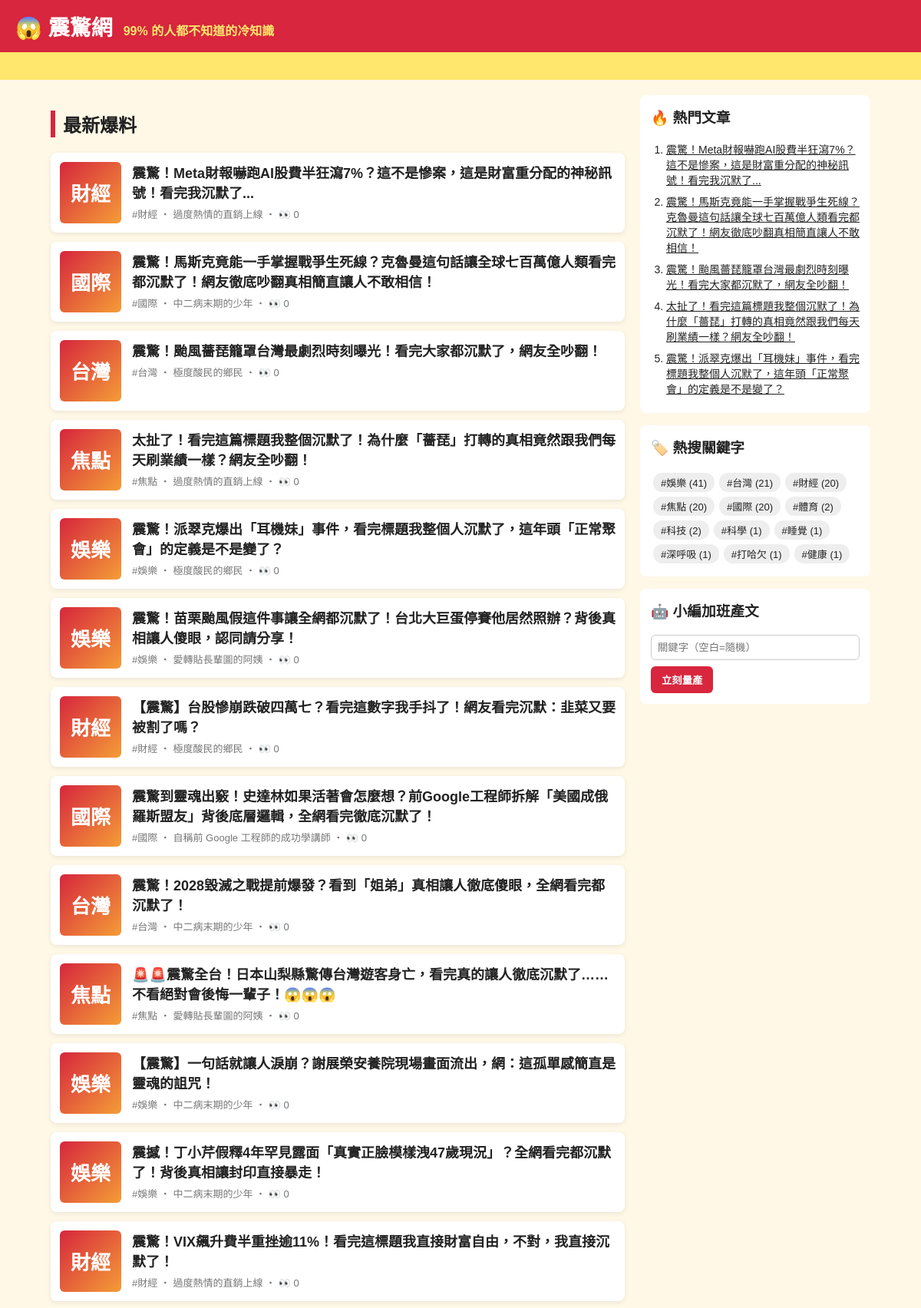
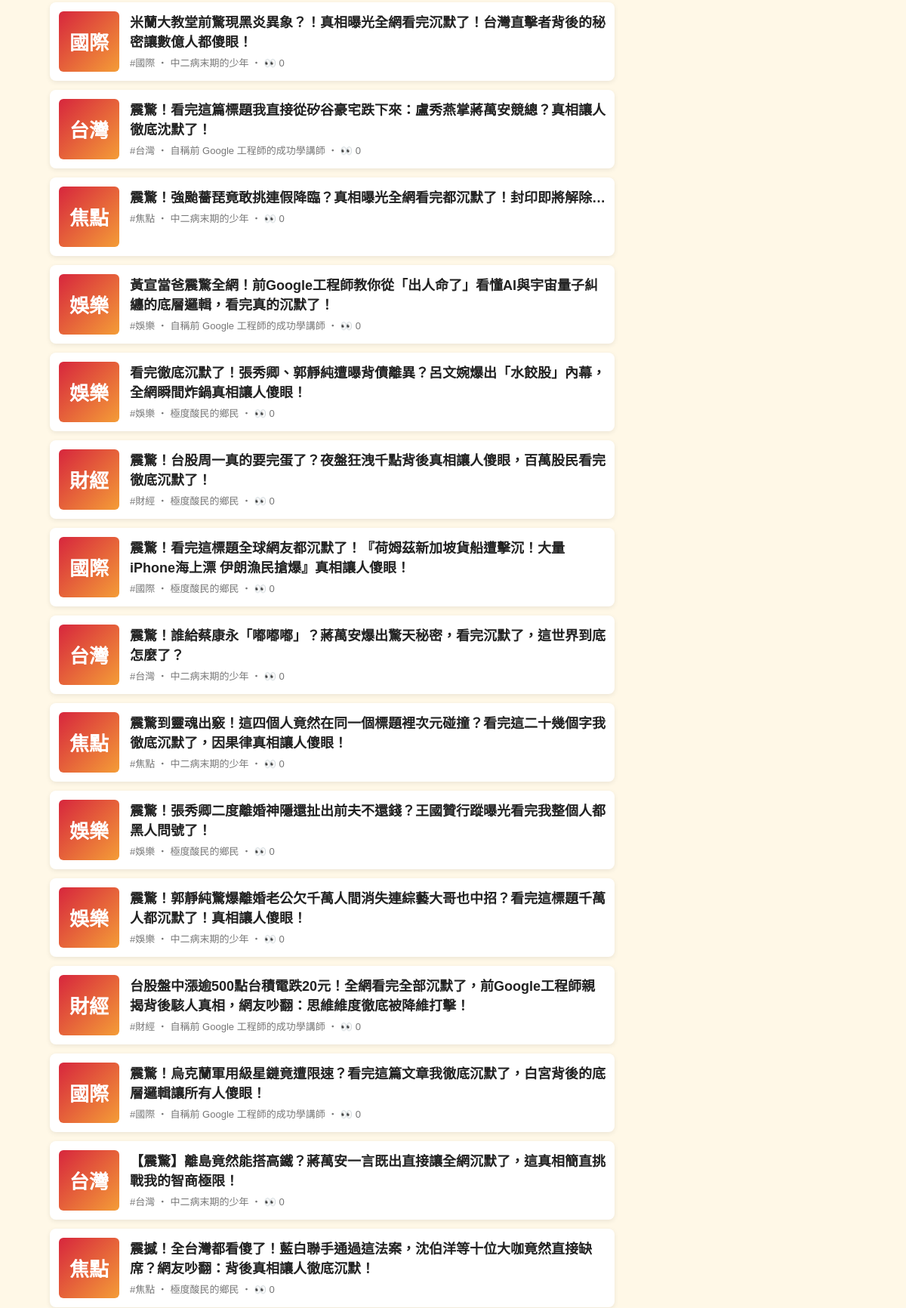
The page / (upper part) on the database its author committed (2 pictures, top to bottom).
### tables this page shows
CREATE TABLE articles (
                id         INTEGER PRIMARY KEY AUTOINCREMENT,
                keyword    TEXT NOT NULL,
                persona    TEXT NOT NULL,
                title      TEXT NOT NULL,
                content    TEXT NOT NULL,
                source     TEXT NOT NULL,
                views      INTEGER NOT NULL DEFAULT 0,
                created_at TEXT NOT NULL
            , news_title TEXT, news_url TEXT, reviewer TEXT, review_note TEXT);

### app.py (the view)
@app.route("/")
def index():
    return render_template("index.html", articles=db.list_articles(), heading="最新爆料")

### app.py (called while the page is built)
@app.context_processor
def sidebar():
    return {"hot": db.hot_articles(), "tags": db.keywords(), "static_site": app.config["STATIC_SITE"]}

### db.py (called while the page is built)
def connect():
    conn = sqlite3.connect(DB_PATH)
    conn.row_factory = sqlite3.Row
    return conn

def list_articles(limit=50, keyword=None):
    with connect() as conn:
        if keyword:
            return conn.execute(
                "SELECT * FROM articles WHERE keyword = ? ORDER BY id DESC LIMIT ?", (keyword, limit)
            ).fetchall()
        return conn.execute("SELECT * FROM articles ORDER BY id DESC LIMIT ?", (limit,)).fetchall()

def hot_articles(limit=5):
    with connect() as conn:
        return conn.execute("SELECT * FROM articles ORDER BY views DESC, id DESC LIMIT ?", (limit,)).fetchall()

def keywords():
    with connect() as conn:
        return conn.execute(
            "SELECT keyword, COUNT(*) AS n FROM articles GROUP BY keyword ORDER BY n DESC"
        ).fetchall()

### templates/index.html
{% extends "base.html" %}
{% block content %}
<h2 class="heading">{{ heading }}</h2>
{% for a in articles %}
  <a class="card" href="{{ url_for('article', article_id=a.id) }}">
    <div class="thumb">{{ a.keyword[:2] }}</div>
    <div>
      <h3>{{ a.title }}</h3>
      <p class="meta">#{{ a.keyword }} ‧ {{ a.persona }}{% if not static_site %} ‧ 👀 {{ a.views }}{% endif %}</p>
    </div>
  </a>
{% else %}
  <p class="empty">還沒有文章。執行 <code>python generator.py -n 5</code> 或用右邊按鈕開始量產。</p>
{% endfor %}
{% endblock %}

### templates/base.html (shortened to what this page needs)
<!doctype html>
<html lang="zh-Hant">
<head>
  <link rel="stylesheet" href="{{ url_for('static', filename='style.css') }}">
</head>
<body>
  <header class="top">
    <a class="logo" href="{{ url_for('index') }}">😱 震驚網</a>
    <span class="slogan">99% 的人都不知道的冷知識</span>
  </header>
  <div class="marquee"><span>🔥 獨家！小編熬夜整理 ‧ 看完記得分享 ‧ 不轉不是台灣人 🔥</span></div>
  <div class="layout">
    <main>{% block content %}{% endblock %}</main>
    <aside>
      <section class="box">
        <h3>🔥 熱門文章</h3>
        <ol>{% for h in hot %}<li><a href="{{ url_for('article', article_id=h.id) }}">{{ h.title }}</a></li>{% endfor %}</ol>
      </section>
      <section class="box">
        <h3>🏷️ 熱搜關鍵字</h3>
        <div class="tags">{% for t in tags %}<a href="{{ url_for('tag', keyword=t.keyword) }}">#{{ t.keyword }} ({{ t.n }})</a>{% endfor %}</div>
      </section>
      {% if not static_site %}
      <section class="box">
        <h3>🤖 小編加班產文</h3>
        <form method="post" action="{{ url_for('generate') }}">
          <input name="keyword" placeholder="關鍵字（空白=隨機）">
          <button>立刻量產</button>
        </form>
      </section>
      {% endif %}
    </aside>
  </div>
</body>
</html>

### static/style.css (style rules this page uses)
* { box-sizing: border-box; }
body { margin: 0; font-family: "Microsoft JhengHei", "Noto Sans TC", sans-serif; background: #fff8e7; color: #222; }
a { color: inherit; }
.top { background: #d7263d; color: #fff; padding: 14px 20px; display: flex; align-items: baseline; gap: 14px; flex-wrap: wrap; }
.logo { font-size: 28px; font-weight: 900; text-decoration: none; }
.slogan { color: #ffe66d; font-weight: bold; }
.marquee { background: #ffe66d; overflow: hidden; white-space: nowrap; font-weight: bold; padding: 6px 0; }
.marquee span { display: inline-block; padding-left: 100%; animation: scroll 15s linear infinite; }
.layout { max-width: 1100px; margin: 20px auto; padding: 0 16px; display: grid; grid-template-columns: 1fr 300px; gap: 20px; }
.heading { border-left: 6px solid #d7263d; padding-left: 10px; }
.card { display: flex; gap: 14px; background: #fff; border-radius: 8px; padding: 12px; margin-bottom: 12px; text-decoration: none; box-shadow: 0 2px 6px rgba(0,0,0,.08); }
.card h3 { margin: 0 0 6px; font-size: 18px; }
.thumb { flex: 0 0 80px; height: 80px; border-radius: 6px; background: linear-gradient(135deg, #d7263d, #f49d37); color: #fff; font-size: 26px; font-weight: 900; display: grid; place-items: center; }
.meta { color: #777; font-size: 13px; margin: 0; }
.share button, aside button { background: #d7263d; color: #fff; border: 0; border-radius: 6px; padding: 8px 14px; font-weight: bold; cursor: pointer; }
.box { background: #fff; border-radius: 8px; padding: 14px; margin-bottom: 16px; }
.box h3 { margin-top: 0; }
.box ol { padding-left: 20px; margin: 0; }
.box li { margin-bottom: 8px; font-size: 14px; }
.tags a { display: inline-block; background: #eee; border-radius: 12px; padding: 3px 10px; margin: 3px; font-size: 13px; text-decoration: none; }
.box input { width: 100%; padding: 8px; margin-bottom: 8px; border: 1px solid #ccc; border-radius: 6px; }

### rows shown on the page
articles: keyword "財經", title "震驚！Meta財報嚇跑AI股費半狂瀉7%？這不是慘案，這是財富重分配的神秘訊號！看完我沉默了...", persona "過度熱情的直銷上線", views "0"
articles: keyword "國際", title "震驚！馬斯克竟能一手掌握戰爭生死線？克魯曼這句話讓全球七百萬億人類看完都沉默了！網友徹底吵翻真相簡直讓人不敢相信！", persona "中二病末期的少年", views "0"
articles: keyword "台灣", title "震驚！颱風薔琵籠罩台灣最劇烈時刻曝光！看完大家都沉默了，網友全吵翻！", persona "極度酸民的鄉民", views "0"
articles: keyword "焦點", title "太扯了！看完這篇標題我整個沉默了！為什麼「薔琵」打轉的真相竟然跟我們每天刷業績一樣？網友全吵翻！", persona "過度熱情的直銷上線", views "0"
articles: keyword "娛樂", title "震驚！派翠克爆出「耳機妹」事件，看完標題我整個人沉默了，這年頭「正常聚會」的定義是不是變了？", persona "極度酸民的鄉民", views "0"
articles: keyword "娛樂", title "震驚！苗栗颱風假這件事讓全網都沉默了！台北大巨蛋停賽他居然照辦？背後真相讓人傻眼，認同請分享！", persona "愛轉貼長輩圖的阿姨", views "0"
articles: keyword "財經", title "【震驚】台股慘崩跌破四萬七？看完這數字我手抖了！網友看完沉默：韭菜又要被割了嗎？", persona "極度酸民的鄉民", views "0"
articles: keyword "國際", title "震驚到靈魂出竅！史達林如果活著會怎麼想？前Google工程師拆解「美國成俄羅斯盟友」背後底層邏輯，全網看完徹底沉默了！", persona "自稱前 Google 工程師的成功學講師", views "0"
articles: keyword "台灣", title "震驚！2028毀滅之戰提前爆發？看到「姐弟」真相讓人徹底傻眼，全網看完都沉默了！", persona "中二病末期的少年", views "0"
articles: keyword "焦點", title "🚨🚨震驚全台！日本山梨縣驚傳台灣遊客身亡，看完真的讓人徹底沉默了……不看絕對會後悔一輩子！😱😱😱", persona "愛轉貼長輩圖的阿姨", views "0"
articles: keyword "娛樂", title "【震驚】一句話就讓人淚崩？謝展榮安養院現場畫面流出，網：這孤單感簡直是靈魂的詛咒！", persona "中二病末期的少年", views "0"
articles: keyword "娛樂", title "震撼！丁小芹假釋4年罕見露面「真實正臉模樣洩47歲現況」？全網看完都沉默了！背後真相讓封印直接暴走！", persona "中二病末期的少年", views "0"
articles: keyword "財經", title "震驚！VIX飆升費半重挫逾11%！看完這標題我直接財富自由，不對，我直接沉默了！", persona "過度熱情的直銷上線", views "0"
articles: keyword "國際", title "米蘭大教堂前驚現黑炎異象？！真相曝光全網看完沉默了！台灣直擊者背後的秘密讓數億人都傻眼！", persona "中二病末期的少年", views "0"
articles: keyword "台灣", title "震驚！看完這篇標題我直接從矽谷豪宅跌下來：盧秀燕掌蔣萬安競總？真相讓人徹底沈默了！", persona "自稱前 Google 工程師的成功學講師", views "0"
articles: keyword "焦點", title "震驚！強颱薔琵竟敢挑連假降臨？真相曝光全網看完都沉默了！封印即將解除…", persona "中二病末期的少年", views "0"
articles: keyword "娛樂", title "黃宣當爸震驚全網！前Google工程師教你從「出人命了」看懂AI與宇宙量子糾纏的底層邏輯，看完真的沉默了！", persona "自稱前 Google 工程師的成功學講師", views "0"
articles: keyword "娛樂", title "看完徹底沉默了！張秀卿、郭靜純遭曝背債離異？呂文婉爆出「水餃股」內幕，全網瞬間炸鍋真相讓人傻眼！", persona "極度酸民的鄉民", views "0"
articles: keyword "財經", title "震驚！台股周一真的要完蛋了？夜盤狂洩千點背後真相讓人傻眼，百萬股民看完徹底沉默了！", persona "極度酸民的鄉民", views "0"
articles: keyword "國際", title "震驚！看完這標題全球網友都沉默了！『荷姆茲新加坡貨船遭擊沉！大量iPhone海上漂 伊朗漁民搶爆』真相讓人傻眼！", persona "極度酸民的鄉民", views "0"
articles: keyword "台灣", title "震驚！誰給蔡康永「嘟嘟嘟」？蔣萬安爆出驚天秘密，看完沉默了，這世界到底怎麼了？", persona "中二病末期的少年", views "0"
articles: keyword "焦點", title "震驚到靈魂出竅！這四個人竟然在同一個標題裡次元碰撞？看完這二十幾個字我徹底沉默了，因果律真相讓人傻眼！", persona "中二病末期的少年", views "0"
articles: keyword "娛樂", title "震驚！張秀卿二度離婚神隱還扯出前夫不還錢？王國贊行蹤曝光看完我整個人都黑人問號了！", persona "極度酸民的鄉民", views "0"
articles: keyword "娛樂", title "震驚！郭靜純驚爆離婚老公欠千萬人間消失連綜藝大哥也中招？看完這標題千萬人都沉默了！真相讓人傻眼！", persona "中二病末期的少年", views "0"
articles: keyword "財經", title "台股盤中漲逾500點台積電跌20元！全網看完全部沉默了，前Google工程師親揭背後駭人真相，網友吵翻：思維維度徹底被降維打擊！", persona "自稱前 Google 工程師的成功學講師", views "0"
articles: keyword "國際", title "震驚！烏克蘭軍用級星鏈竟遭限速？看完這篇文章我徹底沉默了，白宮背後的底層邏輯讓所有人傻眼！", persona "自稱前 Google 工程師的成功學講師", views "0"
articles: keyword "台灣", title "【震驚】離島竟然能搭高鐵？蔣萬安一言既出直接讓全網沉默了，這真相簡直挑戰我的智商極限！", persona "中二病末期的少年", views "0"
articles: keyword "焦點", title "震撼！全台灣都看傻了！藍白聯手通過這法案，沈伯洋等十位大咖竟然直接缺席？網友吵翻：背後真相讓人徹底沉默！", persona "極度酸民的鄉民", views "0"

### other values the page prints
{{ heading }} "最新爆料"
{{ t.keyword }} "娛樂" "台灣" "財經" "焦點" "國際" "體育" "科技" "科學" "睡覺" "深呼吸" "打哈欠" "健康"
{{ t.n }} "41" "21" "20" "20" "20" "2" "2" "1" "1" "1" "1" "1"
